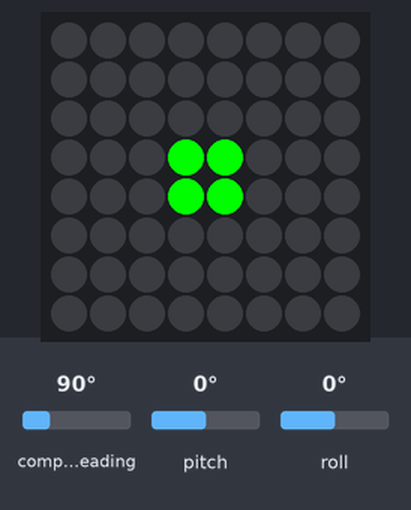
The program below on a simulated Raspberry Pi (BCM pin numbers) with a Sense HAT. Shown: the Sense HAT's 8×8 RGB LED matrix. The inputs (shaded band) are chosen by the test bench; at power-on: pitch 0°, roll 0°, compass heading 90°. What the program prints to the terminal is not drawn.

Above: at 5.0 s.
5.1 s: pitch set to -86°
At 6.3 s:
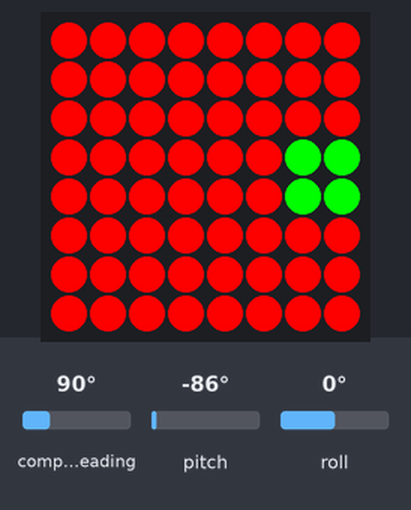
6.6 s: roll set to -86°
At 7.1 s:
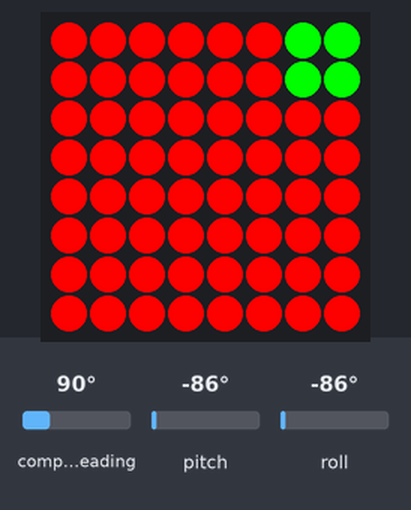
8.1 s: pitch set to 0°
At 9.3 s:
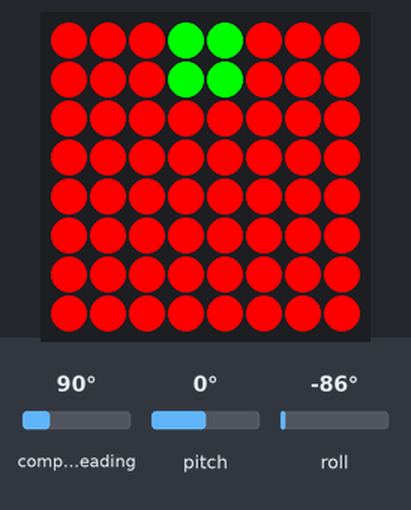
9.7 s: roll set to 45°
At 10.2 s:
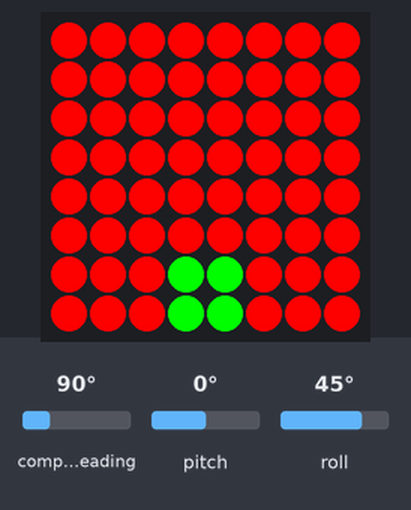
11.2 s: pitch set to -45°
At 12.1 s:
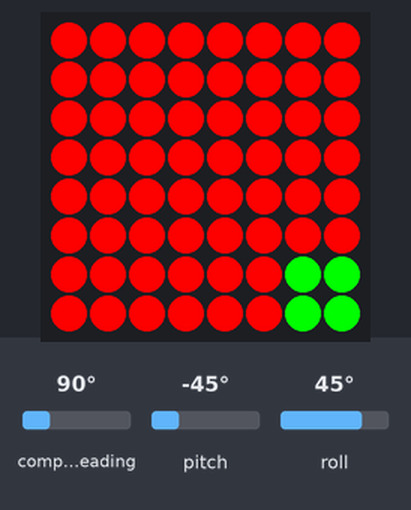
12.7 s: roll set to 4°
At 14.2 s:
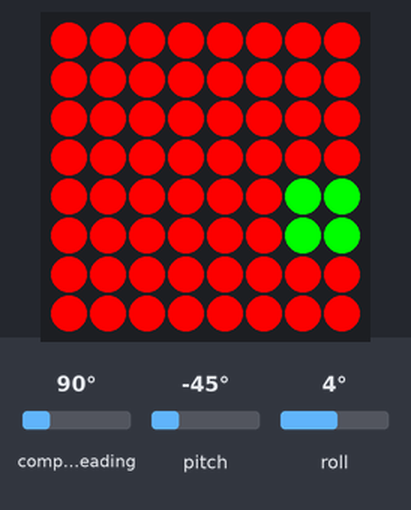
Timing chart, 0 to 15.2 s (numbered marks = the images above; inputs shaded):
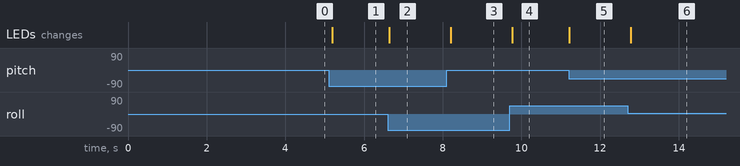

Measured:
- after the input at 5.1 s, the LEDs: change after 0.09 s (image 1)
- after the input at 6.6 s, the LEDs: change at once (image 2)
- after the input at 8.1 s, the LEDs: change after 0.10 s (image 3)
- after the input at 9.7 s, the LEDs: change after 0.06 s (image 4)
- after the input at 11.2 s, the LEDs: change at once (image 5)
- after the input at 12.7 s, the LEDs: change after 0.08 s (image 6)

The program:

ball.py
```python
from sense_hat import SenseHat, ACTION_PRESSED, ACTION_HELD, ACTION_RELEASED
import math, time, copy

class Ball(object):
    """
    ジャイロセンサーで傾きを感知して、ボールが移動し、落ちないようにして遊ぶ。
    ボールが落ちる位置に来ると色で識別できる。
    """
    P_SENSITIVE = 8.0 # Sensibility for orientation
    P_FRAME_TIME = 0.1 # フレーム間の時間（秒）

    green = G = [0, 255, 0]
    red = R = [255, 0, 0]
    pink = [255, 100, 100]
    orange = [239, 129, 15]
    yellow = [255, 255, 0]
    black = O = [0, 0, 0]
    white = W = [255, 255, 255]
    ball_color = green

    menuItemPixels = [
    R, R, G, G, R, R,
    R, R, G, G, R, R
    ]

    normal_screen = [
    O, O, O, O, O, O, O, O,
    O, O, O, O, O, O, O, O,
    O, O, O, O, O, O, O, O,
    O, O, O, O, O, O, O, O,
    O, O, O, O, O, O, O, O,
    O, O, O, O, O, O, O, O,
    O, O, O, O, O, O, O, O,
    O, O, O, O, O, O, O, O
    ]

    alert_screen = [
    R, R, R, R, R, R, R, R,
    R, R, R, R, R, R, R, R,
    R, R, R, R, R, R, R, R,
    R, R, R, R, R, R, R, R,
    R, R, R, R, R, R, R, R,
    R, R, R, R, R, R, R, R,
    R, R, R, R, R, R, R, R,
    R, R, R, R, R, R, R, R
    ]

    def __init__(self, sense):
        self.sense = sense
        self.sense.stick.direction_any = self.joystick_any
        self.shouldExit = False

    @classmethod
    def getName(cls):
        return cls.__name__

    @classmethod
    def getMenuItemPixels(cls):
        """
        Returns pixels that consists of 6 x 2 pixels
        """
        return cls.menuItemPixels

    def getWithinMinMaxFlag(self, x, Min=0, Max=6):
        _x = min(Max, max(x, Min))
        _f = True if _x == x else False
        return {"value": _x, "flag": _f}

    def joystick_any(self, event):
        #print("in joystick_any in " + self.__class__.__name__)
        if event.action == ACTION_RELEASED:
            self.shouldExit = True

    def run(self):
        print(self.__class__.__name__ + " is running")
        pre_x = pre_y = -1
        lastFrameTime = time.monotonic()
        while not self.shouldExit:
            orientation_rad = self.sense.get_orientation_radians()
            #print("p: {pitch}, r: {roll}, y: {yaw}".format(**orientation_rad))
            p = orientation_rad["pitch"]
            r = orientation_rad["roll"]

            x = math.trunc(p / (math.pi / 2) * 4 * Ball.P_SENSITIVE) # -3 to 3 when P_SENSITIVE == 1.0
            x = -x + 3 # 0 to 6 when P_SENSITIVE == 1.0
            xF = self.getWithinMinMaxFlag(x)
            x = xF["value"]
            y = math.trunc(r / math.pi * 8 * Ball.P_SENSITIVE) # -3 to 3 when P_SENSITIVE == 1.0
            y = y + 3 # 0 to 6 when P_SENSITIVE == 1.0
            yF = self.getWithinMinMaxFlag(y)
            y = yF["value"]
            #print("x: %d, y: %d, pre_x: %d, pre_y: %d" % (x, y, pre_x, pre_y))

            if not(pre_x == x and pre_y == y and xF["flag"] and yF["flag"]):
                pixels = []
                if xF["flag"] and yF["flag"]:
                    pixels = copy.copy(Ball.normal_screen)
                else:
                    pixels = copy.copy(Ball.alert_screen)
                pixels[y*8 + x] = Ball.ball_color
                pixels[y*8 + x+1] = Ball.ball_color
                pixels[(y+1)*8 + x] = Ball.ball_color
                pixels[(y+1)*8 + x+1] = Ball.ball_color
                self.sense.set_pixels(pixels)
            now = time.monotonic()
            duration = now - lastFrameTime
            lastFrameTime = now
            pre_x = x
            pre_y = y
            if Ball.P_FRAME_TIME - duration >0:
                time.sleep(Ball.P_FRAME_TIME - duration)
            else:
                print("フレーム落ち P_FRAME_TIME = {:.2f}".format(Ball.P_FRAME_TIME))
        print(self.__class__.__name__ + " is exiting")

if __name__ == '__main__':
    sense = SenseHat()
    ball = Ball(sense)
    ball.run()
    
```
